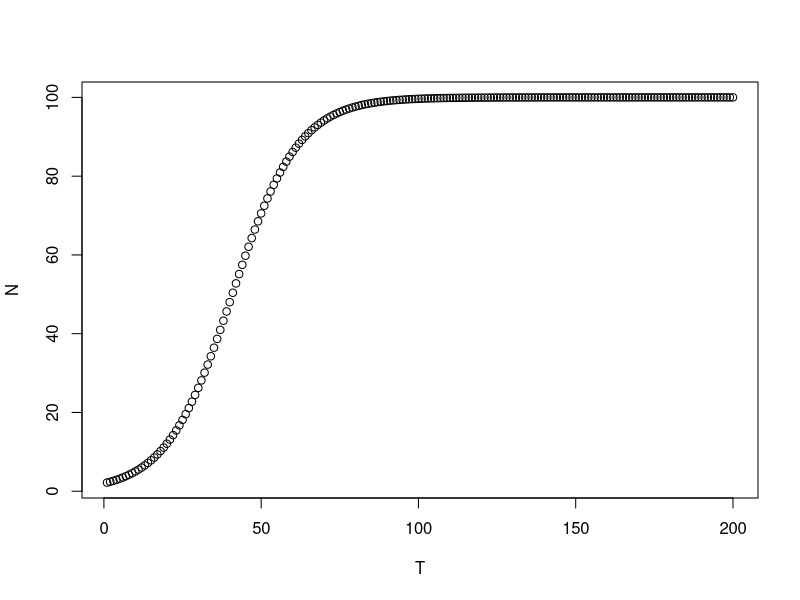
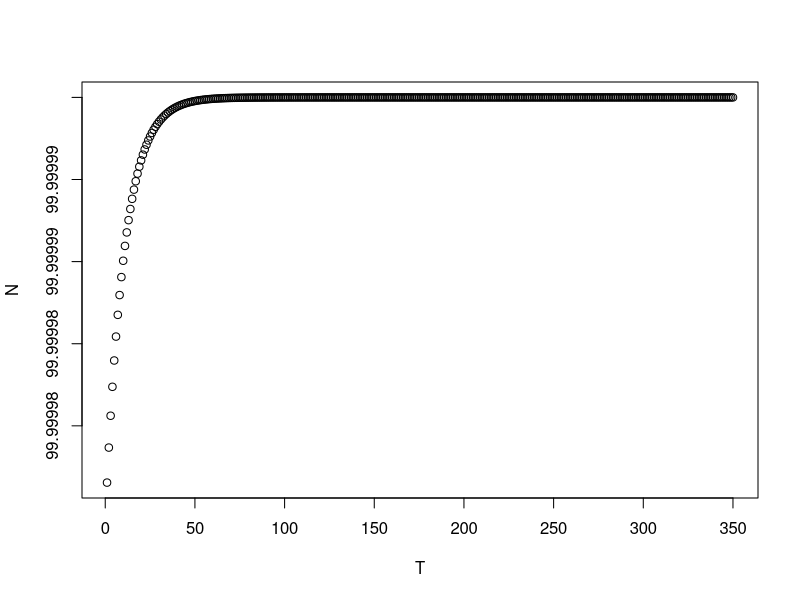
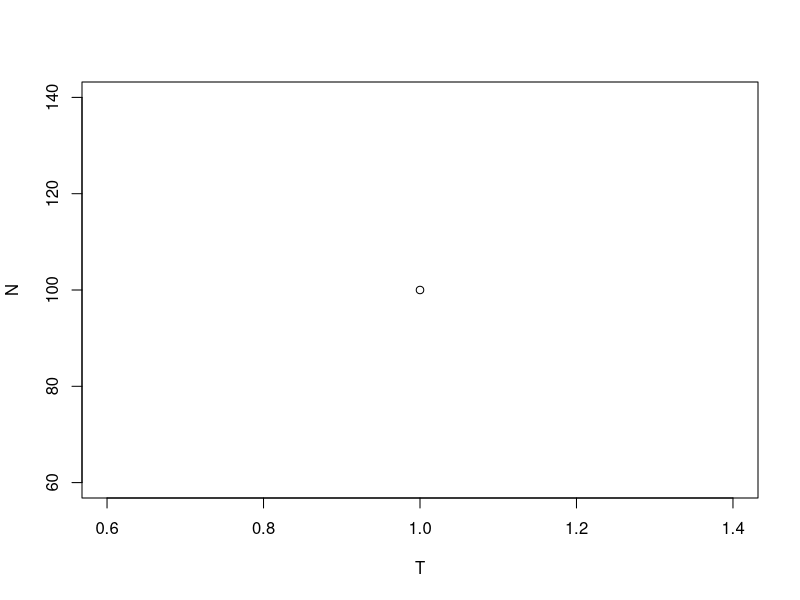

Here is the R script that generated these plots, in order:
## ---- chunk 1
knitr::opts_chunk$set(echo = TRUE)
## ---- chunk 2
a <- 1.1
b <- 0.001
T <- seq(from=1,to=200,by=1)
N <- numeric(length(T))
n <- 2
for (t in T) {
  n <- a*n/(1+b*n)
  N[t] <- n
}
plot(T,N)
## ---- chunk 3
T<-seq(from=1,to=350,by=1)
N <- numeric(length(T))
for (t in 1:length(T)) {
  n <- a*n/(1+b*n)
  N[t] <- n
}
plot(T,N)
## ---- chunk 4
T<-c(1)
N <- numeric(length(T))
for (t in 1:length(T)) {
  n <- a*n/(1+b*n)
  N[t] <- n
}
plot(T,N)
## ---- chunk 5
# T<-numeric()
# N <- numeric(length(T))
# for (t in 1:length(T)) {
#   n <- a*n/(1+b*n)
#   N[t] <- n
# }
# plot(T,N)
## ---- chunk 6
phi <- 20
conv <- FALSE
i<-0
while (!conv) {
  phi.new <- 1+1/phi
  conv <- phi==phi.new
  phi <- phi.new
  i<-i+1
}
## ---- chunk 7
a <- 1.1
b <- 0.001
n<-1
while (TRUE) {
  n.new <- a*n/(1+b*n)
  if (n==n.new) break
  n <- n.new
}
print(n)
N[200]
